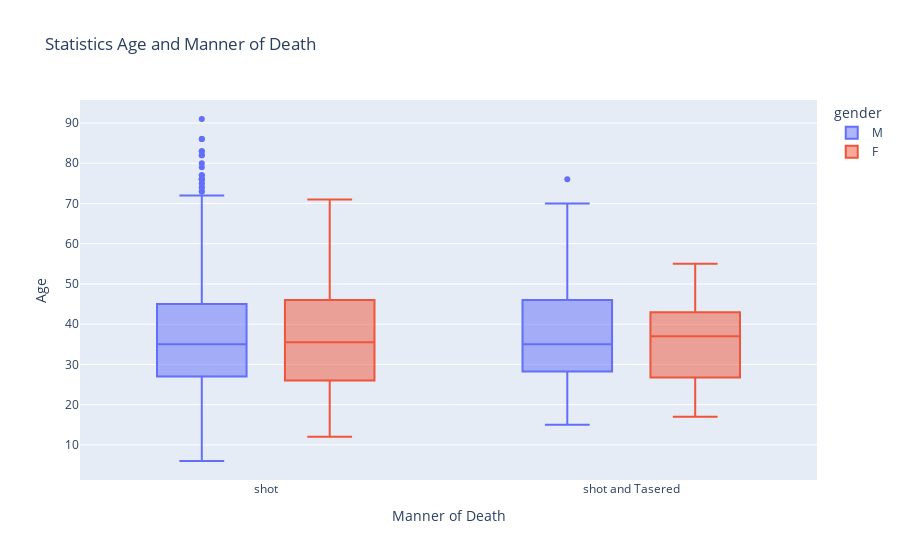

Source (notebook cell):
### Code cell
box_mdeath = px.box(df_fatalities,
                x='manner_of_death', 
                y='age',
                color='gender',
                height=500,
                title='Statistics Age and Manner of Death')
box_mdeath.update_layout(xaxis_title='Manner of Death', yaxis_title='Age')
box_mdeath.show()

### Figure 1 — Plotly figure (JSON) as saved in the notebook; plotly's stock layout.template omitted (floating-point values rounded to 4 significant figures; data arrays with more than 128 entries replaced by an {"elided": "..."} marker saying what was removed)
{"data": [{"alignmentgroup": "True", "hovertemplate": "gender=M<br>manner_of_death=%{x}<br>age=%{y}<extra></extra>", "legendgroup": "M", "marker": {"color": "#636efa"}, "name": "M", "notched": false, "offsetgroup": "M", "orientation": "v", "showlegend": true, "type": "box", "x": {"elided": "2428 str values"}, "x0": " ", "xaxis": "x", "y": {"elided": "2428 int values"}, "y0": " ", "yaxis": "y"}, {"alignmentgroup": "True", "hovertemplate": "gender=F<br>manner_of_death=%{x}<br>age=%{y}<extra></extra>", "legendgroup": "F", "marker": {"color": "#EF553B"}, "name": "F", "notched": false, "offsetgroup": "F", "orientation": "v", "showlegend": true, "type": "box", "x": ["shot", "shot and Tasered", "shot", "shot", "shot", "shot", "shot", "shot", "shot", "shot", "shot", "shot", "shot", "shot", "shot", "shot", "shot", "shot", "shot and Tasered", "shot", "shot", "shot", "shot", "shot", "shot and Tasered", "shot", "shot", "shot", "shot", "shot", "shot", "shot", "shot", "shot", "shot", "shot", "shot", "shot", "shot", "shot", "shot", "shot", "shot", "shot", "shot", "shot", "shot", "shot", "shot", "shot", "shot", "shot", "shot", "shot", "shot", "shot", "shot", "shot", "shot", "shot", "shot", "shot", "shot", "shot", "shot", "shot", "shot", "shot", "shot", "shot", "shot", "shot", "shot", "shot", "shot", "shot", "shot", "shot", "shot", "shot", "shot", "shot", "shot and Tasered", "shot", "shot", "shot and Tasered", "shot", "shot", "shot", "shot", "shot", "shot", "shot", "shot", "shot", "shot", "shot", "shot", "shot", "shot", "shot", "shot", "shot", "shot", "shot", "shot", "shot"], "x0": " ", "xaxis": "x", "y": [34, 17, 17, 39, 38, 43, 20, 34, 28, 37, 43, 24, 49, 53, 26, 27, 46, 25, 39, 31, 45, 17, 40, 44, 30, 28, 23, 37, 55, 62, 46, 50, 21, 36, 37, 27, 61, 51, 48, 22, 55, 50, 45, 12, 25, 31, 32, 41, 32, 36, 31, 38, 38, 25, 27, 50, 36, 40, 25, 35, 60, 24, 26, 29, 38, 42, 24, 40, 23, 35, 46, 53, 26, 66, 23, 25, 39, 31, 56, 44, 53, 71, 37, 21, 18, 55, 30, 33, 46, 16, 59, 21, 17, 54, 50, 27, 41, 35, 24, 28, 30, 35, 29, 50, 40, 25, 62], "y0": " ", "yaxis": "y"}], "layout": {"autosize": true, "boxmode": "group", "legend": {"title": {"text": "gender"}, "tracegroupgap": 0}, "title": {"text": "Statistics Age and Manner of Death"}, "xaxis": {"anchor": "y", "autorange": true, "domain": [0, 1], "range": [-0.5066, 1.507], "title": {"text": "Manner of Death"}, "type": "category"}, "yaxis": {"anchor": "x", "autorange": true, "domain": [0, 1], "range": [1.278, 95.72], "title": {"text": "Age"}, "type": "linear"}}}
